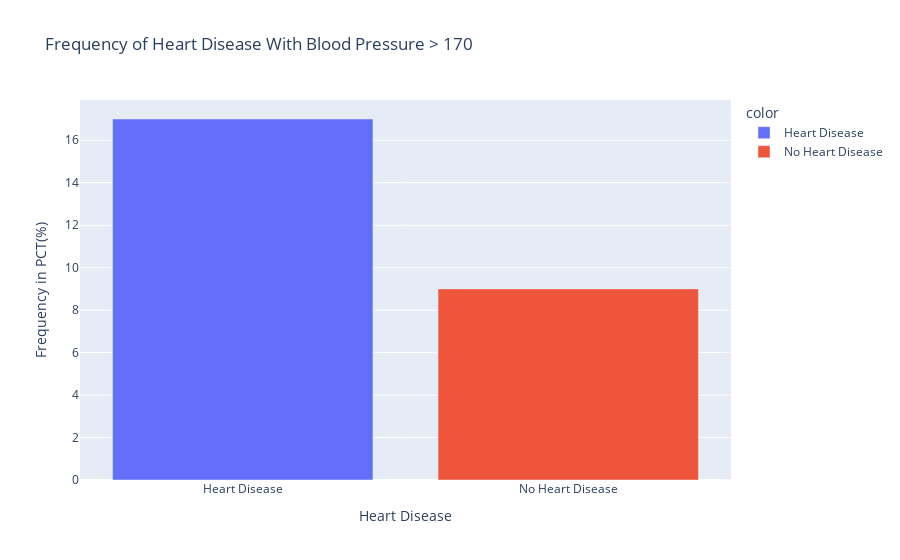

Here is the notebook cell this chart was saved with:
### Code cell
high_blood = df[df["RestingBP"] > 170]["HeartDisease"].value_counts()

px.bar(
    high_blood,
    x = ["No Heart Disease" if i == 0 else "Heart Disease" for i in high_blood.index],
    y = high_blood,
    color = ["No Heart Disease" if i == 0 else "Heart Disease" for i in high_blood.index],
    title = "Frequency of Heart Disease With Blood Pressure > 170",
    labels= {"x" :"Heart Disease", "y": "Frequency in PCT(%)"},
)

### Figure 1 — Plotly figure (JSON) as saved in the notebook; plotly's stock layout.template omitted (floating-point values rounded to 4 significant figures)
{"data": [{"alignmentgroup": "True", "hovertemplate": "color=Heart Disease<br>Heart Disease=%{x}<br>Frequency in PCT(%)=%{y}<extra></extra>", "legendgroup": "Heart Disease", "marker": {"color": "#636efa", "pattern": {"shape": ""}}, "name": "Heart Disease", "offsetgroup": "Heart Disease", "orientation": "v", "showlegend": true, "textposition": "auto", "type": "bar", "x": ["Heart Disease"], "xaxis": "x", "y": [17], "yaxis": "y"}, {"alignmentgroup": "True", "hovertemplate": "color=No Heart Disease<br>Heart Disease=%{x}<br>Frequency in PCT(%)=%{y}<extra></extra>", "legendgroup": "No Heart Disease", "marker": {"color": "#EF553B", "pattern": {"shape": ""}}, "name": "No Heart Disease", "offsetgroup": "No Heart Disease", "orientation": "v", "showlegend": true, "textposition": "auto", "type": "bar", "x": ["No Heart Disease"], "xaxis": "x", "y": [9], "yaxis": "y"}], "layout": {"barmode": "relative", "legend": {"title": {"text": "color"}, "tracegroupgap": 0}, "title": {"text": "Frequency of Heart Disease With Blood Pressure > 170"}, "xaxis": {"anchor": "y", "domain": [0, 1], "title": {"text": "Heart Disease"}}, "yaxis": {"anchor": "x", "domain": [0, 1], "title": {"text": "Frequency in PCT(%)"}}}}
